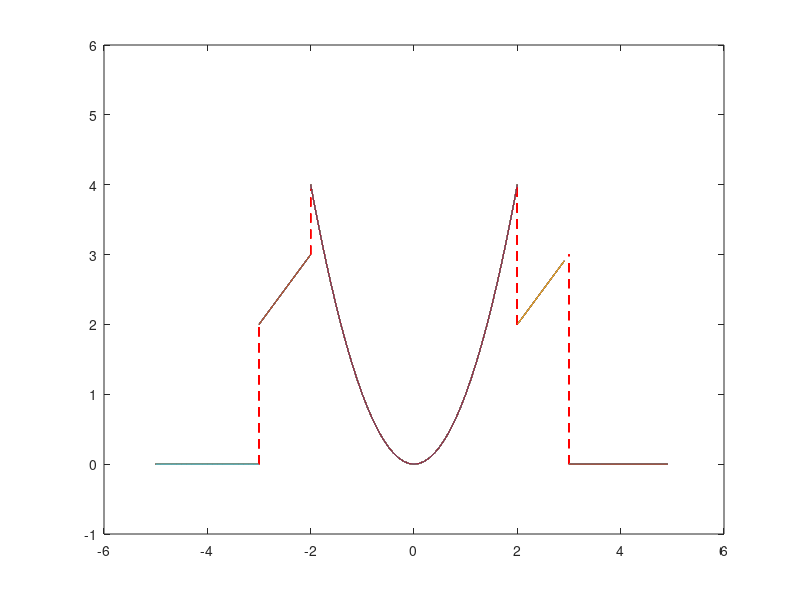

Write MATLAB code to recreate this figure.
function trozos()
for x=-5:0.1:5
if x>=-5 & x<=-3
    x=-5:0.1:-3;
    y=0.*ones(size(x));
    plot(x,y);
    axis([-6 6 -1 6]);
    x1=[-3,-3];y1=[0,2];
    plot(x1,y1,'--r');
    hold on
elseif x>-3 & x<=-2
    x=-3:0.1:-2;
    y=x+5;
    plot(x,y);
    %axis([-6 6 -1 6]);
    x1=[-2,-2];y1=[3,4];
    plot(x1,y1,'--r');
elseif x>-2 & x<=2
    x=-2:0.1:2;
    y=x.^2;
    plot(x,y);
    %axis([-6 6 -1 6]);
    x1=[2,2];y1=[2,4];
    plot(x1,y1,'--r');
elseif x>2.01 & x<=3
    x=2.01:0.1:3;
    y=x;
    plot(x,y);
    %axis([-6 6 -1 6]);
    x1=[3,3];y1=[0,3];
    plot(x1,y1,'--r');
elseif x>3 & x<=5
    x=3.01:0.1:5;
    y=0.*ones(size(x));
    plot(x,y);
    %axis([-6 6 -1 6]);
end
end
